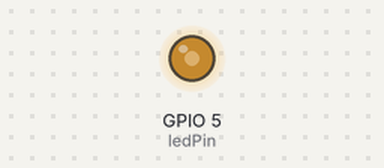
Simulated run of this sketch. Board: ESP32. On the bench: output pins drawn as LEDs (lit = HIGH). WiFi joins after 1.5 s; servers stay silent unless stated; the local clock reads 2024-03-15 10:24:30 at power-on unless the sketch sets it; what the sketch prints to the serial monitor is not drawn.

Above: at 2.05 s.
At 40.9 s:
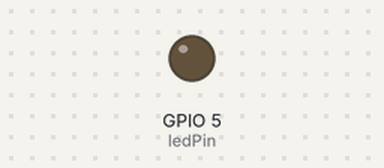
Timing chart, 0 to 52.7 s (numbered marks = the images above):
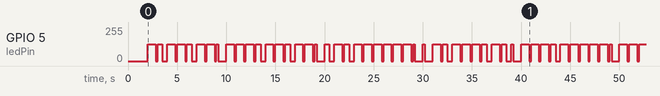

The sketch:

jjy_esp32_wroom_40kHz.ino
```cpp
// jjy_esp32_wroom_40kHz.ino
// 	ver.0.10    (c) 2024/05/16 by Nash　Shuji009
//
// G5---> 220ohm ---> lead(40cm) loop antenna　----> GND ///暫定アンテナ
// M(P1~P4) = -1 / 255  200ms
// 0 = 0                800ms
// 1 = 1                500ms
//
#include <Arduino.h>
#include <driver/ledc.h>
#include <WiFi.h>

// hardware
const int ledChannel = 0; // 使用するLEDチャンネル ---> JJT antena
const int ledPin = 5;     // PWM出力するGPIOピン ANT G-5


char P0,P1,P2,P3,P4,P5;
const char M = P0 = P1 = P2 = P3 = P4 = P5 = -1;
char PA1,PA2, SU1,  LS1,LS2;

char  sg[60];
///char  min40, min20, min10, min8, min4, min2, min1;
///char  hr20, hr10, hr8, hr4, hr2, hr1;
///char  dy200, dy100, dy80, dy40, dy20, dy10, dy8, dy4, dy2, dy1;
///char  yr80, yr40, yr20, yr10, yr8, yr4, yr2, yr1;
///char  wd4, wd2, wd1;

const char* ssid     = "YOUR_SSID"; 	// ご自身のWi-FiネットワークのSSIDを入力してください
const char* password = "YOUR_PASSWORD";	// Wi-Fiネットワークのパスワードを入力してください

void setup() {

  ///debug
  /// for(int i=0;i<61;i++) sg[i] = 89;
  ///

    set_fix();  // mark etc set to sg[]

    ledcSetup(ledChannel, 40000, 8); // チャンネルのセットアップ (40kHz, 8bit分解能)
    ledcAttachPin(ledPin, ledChannel); // GPIOピンとチャンネルを関連付け

    Serial.begin(115200);

    WiFi.mode(WIFI_STA);
    WiFi.disconnect();

    if (WiFi.begin(ssid, password) != WL_DISCONNECTED) {
        ESP.restart();
    }

    while (WiFi.status() != WL_CONNECTED) {
        delay(1000);
    }

    Serial.println("Connected to the WiFi network!");

    // NTPサーバーの設定
    configTime(9 * 3600L, 0, "ntp.nict.jp", "time.google.com", "ntp.jst.mfeed.ad.jp");

}

void loop() {
    struct tm timeInfo;
    char s[20];
    char t[50];
    int se,mi,sh;

     // 現在時刻を取得
    getLocalTime(&timeInfo);

    // 時刻を人間が読める形式に変換
    sprintf(s, "%04d/%02d/%02d %02d:%02d:%02d",
            timeInfo.tm_year + 1900, timeInfo.tm_mon + 1, timeInfo.tm_mday,
            timeInfo.tm_hour, timeInfo.tm_min, timeInfo.tm_sec);

    // 時刻をシリアルモニタに出力
    Serial.println(s);

    sprintf(t, "Y:%02d  D:%03d WD:%01d",
            timeInfo.tm_year + 1900 - 2000, timeInfo.tm_yday + 1, timeInfo.tm_wday);

    Serial.println(t);


  /// 閏秒補正
    se = timeInfo.tm_sec;
    sh = 0;
    if(timeInfo.tm_sec == 60) { //  閏秒＋1
      sg[53]=LS1=1;
      sg[54]=LS2=0;
      se = timeInfo.tm_sec - 1;
      sh=1;
    }

    if(timeInfo.tm_sec == 61) {
      sg[53]=LS1=1;
      sg[54]=LS2=1;
      se = timeInfo.tm_sec - 2;
      sh=2;
    }

    set_min(timeInfo.tm_min);
    set_hour(timeInfo.tm_hour);
    set_day(timeInfo.tm_yday + 1);              //１月１日を１とした通算の日
    set_wday(timeInfo.tm_wday);
    set_year(timeInfo.tm_year + 1900 - 2000);   //西暦年の下２桁

    ///for(int i=0;i<60; i++) {
    ///     sprintf(t, "%02d :: %2d   ", i,sg[i]);
    ///     Serial.print(t);
    ///}
    ///Serial.println();

    for( int i = se; i < 60 + sh; i++){
      sprintf(t, "%02d ",sg[i]);
      Serial.print(t);
      switch(sg[i]){
        case -1:
          mark();
          break;
       case 255:
          mark();
          break;
         case 0 :
          zero();
          break;
        case 1 :
          one();
          break;
        default:    ///// BUG!!!
          zero();
          sprintf(t, "%02d  %02d",i, sg[i]);
          Serial.print("***BUG data ***  ");
          Serial.println(t);
          break;
      }

    }
    delay(5);
}


///構造体 tm はtime.h
///struct tm {
///  int tm_sec;      /// 秒 [0-61] 最大2秒までのうるう秒を考慮
///  int tm_min;      /// 分 [0-59]
///  int tm_hour;     /// 時 [0-23]
///  int tm_mday;     /// 日 [1-31]
///  int tm_mon;      /// 月 [0-11] 0から始まることに注意
///  int tm_year;     /// 年 [1900からの経過年数]
///  int tm_wday;     /// 曜日 [0:日 1:月 ... 6:土]
///  int tm_yday;     /// 年内の通し日数 [0-365]
///  int tm_isdst;    /// 夏時間フラグ　[夏時間を採用しているときに正、採用していないときに 0、この情報が得られないときに負]
///};


void set_year(int n){

  int m = dec2BCD(n);

  sg[48] = m % 2; m = m >> 1;
  sg[47] = m % 2; m = m >> 1;
  sg[46] = m % 2; m = m >> 1;
  sg[45] = m % 2; m = m >> 1;

  sg[44] = m % 2; m = m >> 1;
  sg[43] = m % 2; m = m >> 1;
  sg[42] = m % 2; m = m >> 1;
  sg[41] = m % 2;
}

void set_day(int n){

  int m = dec2BCD(n);

  sg[33] = m % 2; m = m >> 1;
  sg[32] = m % 2; m = m >> 1;
  sg[31] = m % 2; m = m >> 1;
  sg[30] = m % 2; m = m >> 1;

  sg[28] = m % 2; m = m >> 1;
  sg[27] = m % 2; m = m >> 1;
  sg[26] = m % 2; m = m >> 1;
  sg[25] = m % 2; m = m >> 1;

  sg[23] = m % 2; m = m >> 1;
  sg[22] = m % 2;
}

void set_wday(int m){

  sg[52] = m % 2; m = m >> 1;
  sg[51] = m % 2; m = m >> 1;
  sg[50] = m % 2;
}

void set_hour(int n){

  int m = dec2BCD(n);

  sg[18] = m % 2; m = m >> 1;
  sg[17] = m % 2; m = m >> 1;
  sg[16] = m % 2; m = m >> 1;
  sg[15] = m % 2; m = m >> 1;

  sg[13] = m % 2; m = m >> 1;
  sg[12] = m % 2;

  char PA1 = sg[18] ^ sg[17] ^ sg[16] ^ sg[15] ^ sg[13] ^ sg[12]; //PA1 = (20h+10h+8h+4h+2h+1h) mod 2
  sg[36] = PA1;
}

void set_min(int n){

  int m = dec2BCD(n);


  sg[8] = m % 2; m = m >> 1;
  sg[7] = m % 2; m = m >> 1;
  sg[6] = m % 2; m = m >> 1;
  sg[5] = m % 2; m = m >> 1;

  sg[3] = m % 2; m = m >> 1;
  sg[2] = m % 2; m = m >> 1;
  sg[1] = m % 2;

  char PA2 = sg[8] ^ sg[7] ^ sg[6] ^ sg[5] ^ sg[3] ^ sg[2] ^ sg[1]; //PA2 = (40m+20m+10m+8m+4m+2m+1m) mod 2
  sg[37] = PA2;
}


void set_fix(){
  sg[0] = sg[9] = sg[19] = sg[29] = sg[39] = sg[49] = sg[59] = M;
  sg[4] = sg[10] = sg[11] = sg[14] = sg[20] = sg[21] = sg[24] = sg[34] = sg[35] = sg[55] = sg[56] = sg[57] = sg[58] = 0;
  sg[38] = sg[40] = 0;
  sg[53] = sg[54] = 0;

}

int dec2BCD(int decimal) {
    int bcd = 0;
    int multiplier = 1;

    while (decimal > 0) {
        int digit = decimal % 10;
        bcd += digit * multiplier;
        multiplier *= 16; // 10進数の各桁を4ビットのBCDに変換するために16倍する
        decimal /= 10;
    }

    return bcd;

    ///printf("BCD: %X\n", bcd);
}


void mark() {   // 0.2sec
  ledcWrite(ledChannel, 127);
  delay(200);
  ledcWrite(ledChannel, 0);
  delay(800);
}

void zero() {  // 0.8sec
  ledcWrite(ledChannel, 127);
  delay(800);
  ledcWrite(ledChannel, 0);
  delay(200);
}

void one() {    // 0.5sec
  ledcWrite(ledChannel, 127);
  delay(500);
  ledcWrite(ledChannel, 0);
  delay(500);
}
```

Measured:
- by itself, GPIO 5 (ledPin): moves between 0/255 and 127/255, repeating every 39.0 s
